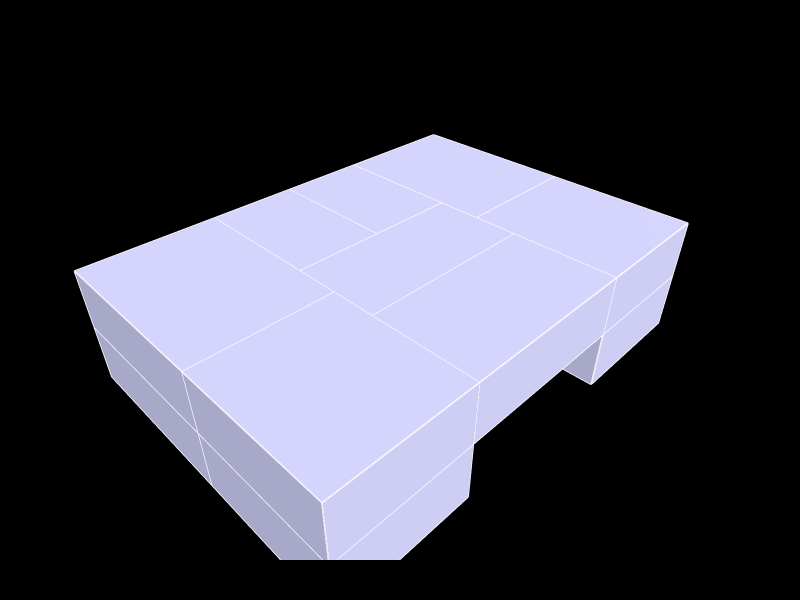

Source (notebook cell):
### Markdown cell above
## 6. Show the geometry

### Code cell
Topology.Show(building_objects,
              faceColor=[210,210,250],
              faceOpacity=1,
              edgeColor="white",
              edgeWidth=3,
              showVertices=False,
              backgroundColor="black",
              width=800,
              height=600,
              renderer = renderer)

### Figure 1 — Plotly figure (JSON) as saved in the notebook; plotly's stock layout.template omitted (floating-point values rounded to 4 significant figures; data arrays with more than 128 entries replaced by an {"elided": "..."} marker saying what was removed)
{"data": [{"hoverinfo": "text", "legendgroup": "2", "legendrank": 2, "line": {"color": "white", "dash": "solid", "width": 3}, "marker": {"size": 0}, "mode": "lines", "name": "1: default (Edges)", "showlegend": false, "text": "", "type": "scatter3d", "x": {"elided": "1068 float values"}, "y": {"elided": "1068 int values"}, "z": {"elided": "1068 int values"}}, {"cmax": 1, "cmin": 0, "color": "#D2D2FA", "colorscale": [[0, "#440154"], [0.1111, "#482878"], [0.2222, "#3e4989"], [0.3333, "#31688e"], [0.4444, "#26828e"], [0.5556, "#1f9e89"], [0.6667, "#35b779"], [0.7778, "#6ece58"], [0.8889, "#b5de2b"], [1, "#fde725"]], "flatshading": true, "hoverinfo": "text", "hovertext": "", "i": {"elided": "178 int values"}, "j": {"elided": "178 int values"}, "k": {"elided": "178 int values"}, "legendgroup": "3", "legendrank": 3, "lighting": {"facenormalsepsilon": 0}, "name": "1: default (Faces)", "opacity": 1, "showlegend": false, "showscale": false, "text": "", "type": "mesh3d", "x": [30, 21, 21, 30, 30, 30, 21, 21, 30, 21, 21, 30, 9, 9, 21, 21, 9, 9, 21, 21, 9, 9, 15, 15, 15, 15, 9, 9, 9, 0, 0, 9, 0, 0, 0, 0, 30, 21, 30, 21, 30, 21, 21, 9, 9, 21, 21, 9, 15, 15, 9, 9, 0, 0, 9, 0, 16.2, 16.2, 13.8, 13.8], "y": [10, 10, 10, 10, 22, 22, 22, 22, 0, 0, 0, 0, 0, 0, 7, 7, 7, 7, 13, 13, 13, 13, 13, 13, 22, 22, 22, 22, 10, 10, 10, 10, 22, 22, 0, 0, 10, 10, 22, 22, 0, 0, 4, 4, 4, 4, 13, 13, 13, 22, 22, 10, 10, 22, 0, 0, 4, 4, 4, 4], "z": [4, 8, 4, 8, 4, 8, 4, 8, 4, 8, 4, 8, 8, 4, 4, 8, 4, 8, 4, 8, 4, 8, 4, 8, 4, 8, 4, 8, 4, 8, 4, 8, 4, 8, 8, 4, 0, 0, 0, 0, 0, 0, 0, 4, 0, 4, 0, 0, 0, 0, 0, 0, 0, 0, 0, 0, 6, 4, 4, 6]}], "layout": {"autosize": true, "height": 600, "margin": {"b": 40, "l": 40, "r": 40, "t": 40}, "paper_bgcolor": "#000000", "plot_bgcolor": "#000000", "scene": {"aspectmode": "data", "camera": {"center": {"x": 0, "y": 0, "z": 0}, "eye": {"x": -1.25, "y": -1.25, "z": 1.25}, "projection": {"type": "perspective"}, "up": {"x": 0, "y": 0, "z": 1}}, "xaxis": {"visible": false}, "yaxis": {"visible": false}, "zaxis": {"visible": false}}, "showlegend": true, "width": 800, "xaxis": {"showgrid": false, "visible": false, "zeroline": false}, "yaxis": {"showgrid": false, "visible": false, "zeroline": false}}}
